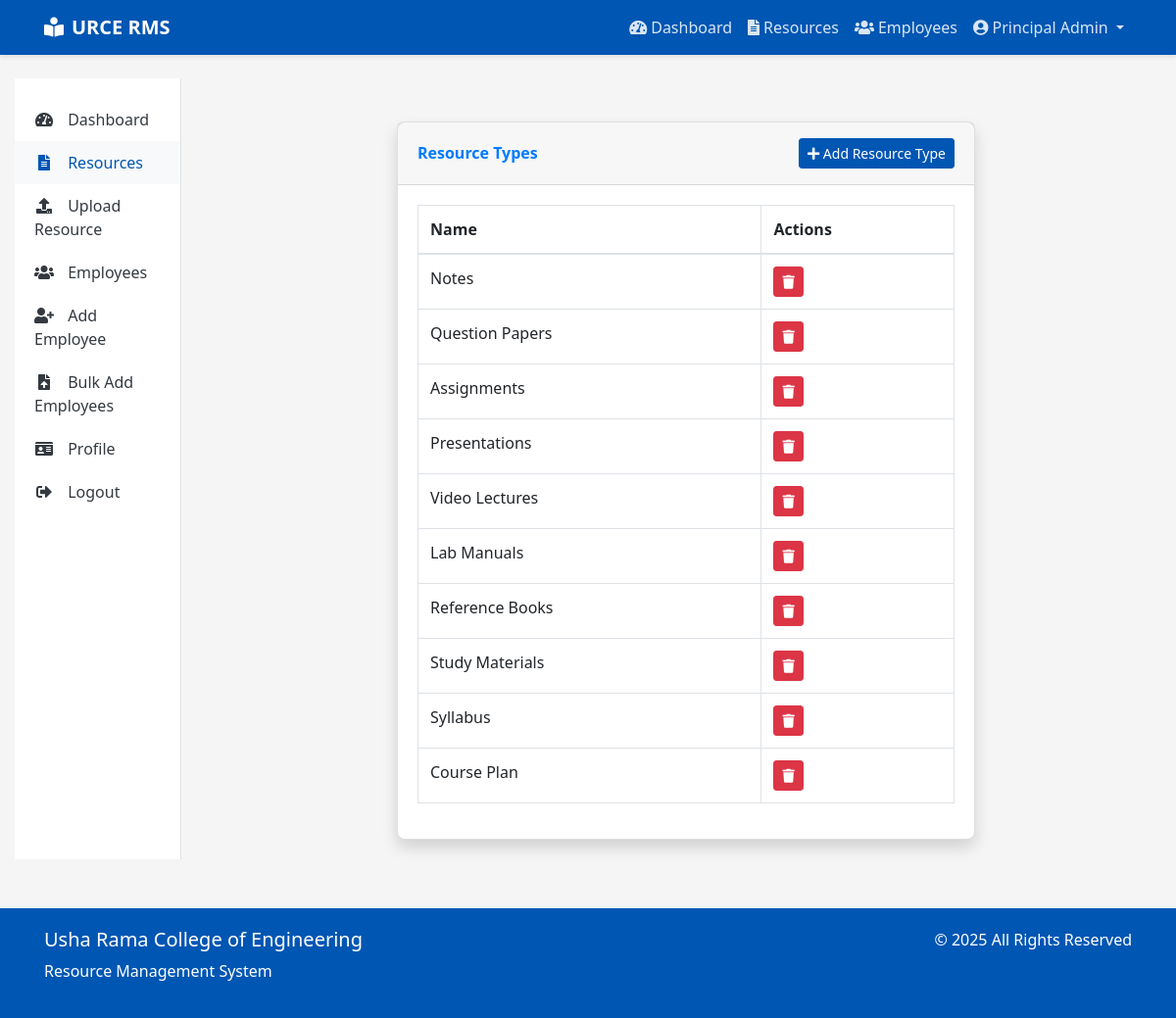
Page /resources/types/ (signed in) on the committed database.
### accounts/models.py (models this page shows, shortened)
class User(AbstractUser):
    ROLE_CHOICES = (
        ('STUDENT', 'Student'),
        ('FACULTY', 'Faculty'),
        ('HOD', 'Head of Department'),
        ('PRINCIPAL', 'Principal'),
        ('NON_TEACHING', 'Non-Teaching Staff'),
    )
    username = None
    email = models.EmailField(_('email address'), unique=True)
    id_number = models.CharField(max_length=20, unique=True)
    phone_number = models.CharField(max_length=15, blank=True, null=True)
    department = models.ForeignKey(Department, on_delete=models.SET_NULL, null=True, blank=True)
    role = models.CharField(max_length=20, choices=ROLE_CHOICES, default='STUDENT')
    profile_picture = models.ImageField(upload_to='profile_pics/', blank=True, null=True)
    USERNAME_FIELD = 'email'
    REQUIRED_FIELDS = []
    objects = UserManager()
    @property
    def is_faculty(self):
        return self.role == 'FACULTY'
    @property
    def is_hod(self):
        return self.role == 'HOD'
    @property
    def is_principal(self):
        return self.role == 'PRINCIPAL'

### resources/models.py (models this page shows, shortened)
class ResourceType(models.Model):
    name = models.CharField(max_length=50)

### resources/views.py (the view)
# urls.py: path('types/', views.resource_type_list, name='resource_type_list'),
@login_required
@user_passes_test(is_principal_or_hod)
def resource_type_list(request):
    resource_types = ResourceType.objects.all()
    context = {
        'title': 'Resource Types',
        'resource_types': resource_types
    }
    return render(request, 'resources/resource_type_list.html', context)

### resources/views.py (called while the page is built)
def is_principal_or_hod(user):
    return user.is_principal or user.is_hod

### templates/resources/resource_type_list.html (shortened to what this page needs)
{% extends 'base.html' %}
{% block content %}
<div class="container mt-4">
    <div class="row">
        <div class="col-lg-8 mx-auto">
            <div class="card shadow">
                <div class="card-header py-3 d-flex justify-content-between align-items-center">
                    <h6 class="m-0 font-weight-bold text-primary">Resource Types</h6>
                    <button type="button" class="btn btn-primary btn-sm" data-toggle="modal" data-target="#addResourceTypeModal">
                        <i class="fas fa-plus"></i> Add Resource Type
                    </button>
                </div>
                <div class="card-body">
                    {% if resource_types %}
                    <div class="table-responsive">
                        <table class="table table-bordered" id="dataTable">
                            <thead>
                                <tr>
                                    <th>Name</th>
                                    <th>Actions</th>
                                </tr>
                            </thead>
                            <tbody>
                                {% for type in resource_types %}
                                <tr>
                                    <td>{{ type.name }}</td>
                                    <td>
                                        <button type="button" class="btn btn-danger btn-sm" data-toggle="modal" data-target="#deleteModal{{ type.id }}">
                                            <i class="fas fa-trash"></i>
                                        </button>
                                    </td>
                                </tr>
                                {% endfor %}
                            </tbody>
                        </table>
                    </div>
                    {% else %}
                    <p class="text-center">No resource types found.</p>
                    {% endif %}
                </div>
            </div>
        </div>
    </div>
</div>
{% endblock %}

### templates/base.html (shortened to what this page needs)
<!DOCTYPE html>
<html lang="en">
<head>
    <link rel="stylesheet" href="https://cdn.jsdelivr.net/npm/bootstrap@4.6.0/dist/css/bootstrap.min.css">
    <link rel="stylesheet" href="https://cdnjs.cloudflare.com/ajax/libs/font-awesome/5.15.3/css/all.min.css">
</head>
<body>
    <nav class="navbar navbar-expand-lg navbar-dark">
        <div class="container">
            <a class="navbar-brand" href="{% url 'home' %}">
                <i class="fas fa-book-reader mr-2"></i>URCE RMS
            </a>
            <div class="collapse navbar-collapse" id="navbarNav">
                <ul class="navbar-nav ml-auto">
                    {% if user.is_authenticated %}
                        <li class="nav-item">
                            <a class="nav-link" href="{% url 'dashboard' %}">
                                <i class="fas fa-tachometer-alt mr-1"></i>Dashboard
                            </a>
                        </li>
                        <li class="nav-item">
                            <a class="nav-link" href="{% url 'resource_list' %}">
                                <i class="fas fa-file-alt mr-1"></i>Resources
                            </a>
                        </li>
                        {% if user.is_principal or user.is_hod %}
                        <li class="nav-item">
                            <a class="nav-link" href="{% url 'employee_list' %}">
                                <i class="fas fa-users mr-1"></i>Employees
                            </a>
                        </li>
                        {% endif %}
                        <li class="nav-item dropdown">
                            <a class="nav-link dropdown-toggle" href="#" id="userDropdown" role="button" data-toggle="dropdown" aria-haspopup="true" aria-expanded="false">
                                <i class="fas fa-user-circle mr-1"></i>{{ user.get_full_name|default:user.email }}
                            </a>
                        </li>
                    {% endif %}
                </ul>
            </div>
        </div>
    </nav>
    <div class="container-fluid mt-4">
        <div class="row">
            {% if user.is_authenticated and not hide_sidebar %}
                <div class="col-md-3 col-lg-2 d-none d-md-block">
                    <div class="sidebar">
                        <a href="{% url 'dashboard' %}" class="sidebar-link {% if request.path == '/dashboard/' %}active{% endif %}">
                            <i class="fas fa-tachometer-alt"></i> Dashboard
                        </a>
                        <a href="{% url 'resource_list' %}" class="sidebar-link {% if '/resources/' in request.path %}active{% endif %}">
                            <i class="fas fa-file-alt"></i> Resources
                        </a>
                        {% if user.is_faculty or user.is_hod or user.is_principal %}
                        <a href="{% url 'upload_resource' %}" class="sidebar-link {% if request.path == '/resources/upload/' %}active{% endif %}">
                            <i class="fas fa-upload"></i> Upload Resource
                        </a>
                        {% endif %}
                        {% if user.is_principal or user.is_hod %}
                        <a href="{% url 'employee_list' %}" class="sidebar-link {% if '/accounts/employees/' in request.path %}active{% endif %}">
                            <i class="fas fa-users"></i> Employees
                        </a>
                        {% endif %}
                        {% if user.is_principal %}
                        <a href="{% url 'add_faculty' %}" class="sidebar-link {% if request.path == '/accounts/employees/add/' %}active{% endif %}">
                            <i class="fas fa-user-plus"></i> Add Employee
                        </a>
                        <a href="{% url 'bulk_add_employees' %}" class="sidebar-link {% if request.path == '/accounts/employees/bulk-add/' %}active{% endif %}">
                            <i class="fas fa-file-upload"></i> Bulk Add Employees
                        </a>
                        {% endif %}
                        <a href="{% url 'profile' %}" class="sidebar-link {% if request.path == '/accounts/profile/' %}active{% endif %}">
                            <i class="fas fa-id-card"></i> Profile
                        </a>
                        <a href="{% url 'logout' %}" class="sidebar-link">
                            <i class="fas fa-sign-out-alt"></i> Logout
                        </a>
                    </div>
                </div>
                <div class="col-md-9 col-lg-10">
            {% else %}
                <div class="col-12">
            {% endif %}
                <div class="content">
                    {% block content %}{% endblock %}
                </div>
            </div>
        </div>
    </div>
    <footer class="footer">
        <div class="container">
            <div class="row">
                <div class="col-md-6">
                    <h5>Usha Rama College of Engineering</h5>
                    <p>Resource Management System</p>
                </div>
                <div class="col-md-6 text-md-right">
                    <p>&copy; {% now "Y" %} All Rights Reserved</p>
                </div>
            </div>
        </div>
    </footer>
</body>
</html>

### templates/base.html (style rules this page uses)
:root { --primary-color: #0056b3; --secondary-color: #28a745; --accent-color: #ffc107; --text-color: #343a40; --light-bg: #f8f9fa; }
body { font-family: 'Segoe UI', Tahoma, Geneva, Verdana, sans-serif; color: var(--text-color); background-color: #f5f5f5; }
.navbar { background-color: var(--primary-color); box-shadow: 0 2px 4px rgba(0, 0, 0, 0.1); }
.navbar-brand { font-weight: bold; color: white !important; }
.nav-link { color: rgba(255, 255, 255, 0.85) !important; transition: color 0.3s; }
.btn-primary { background-color: var(--primary-color); border-color: var(--primary-color); }
.card { border-radius: 8px; box-shadow: 0 4px 6px rgba(0, 0, 0, 0.1); transition: transform 0.3s, box-shadow 0.3s; }
.footer { background-color: var(--primary-color); color: white; padding: 20px 0; margin-top: 50px; }
.sidebar { background-color: white; border-right: 1px solid #dee2e6; height: 100%; min-height: calc(100vh - 56px); padding: 20px 0; }
.sidebar-link { display: block; padding: 10px 20px; color: var(--text-color); transition: background-color 0.3s, color 0.3s; text-decoration: none; }
.sidebar-link:hover, .sidebar-link.active { background-color: var(--light-bg); color: var(--primary-color); text-decoration: none; }
.sidebar-link i { margin-right: 10px; width: 20px; text-align: center; }
.content { padding: 20px; }
.fade-in { animation: fadeIn 0.5s ease-in; }

### rows in the picture
User: get_full_name "Principal Admin"
ResourceType: name "Notes"
ResourceType: name "Question Papers"
ResourceType: name "Assignments"
ResourceType: name "Presentations"
ResourceType: name "Video Lectures"
ResourceType: name "Lab Manuals"
ResourceType: name "Reference Books"
ResourceType: name "Study Materials"
ResourceType: name "Syllabus"
ResourceType: name "Course Plan"
